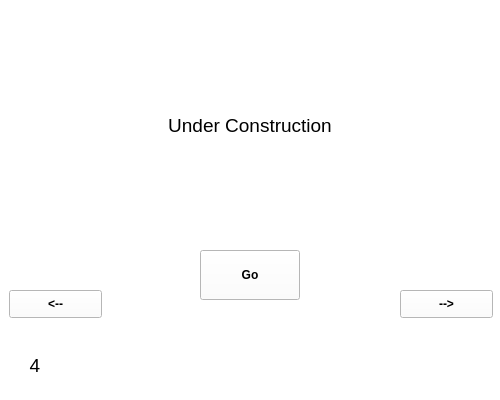
<?xml version="1.0" encoding="UTF-8"?>
<ui version="4.0">
 <class>Form</class>
 <widget class="QWidget" name="Form">
  <property name="geometry">
   <rect>
    <x>0</x>
    <y>0</y>
    <width>500</width>
    <height>400</height>
   </rect>
  </property>
  <property name="windowTitle">
   <string>Form</string>
  </property>
  <property name="styleSheet">
   <string notr="true">background-color: rgb(255, 255, 255);</string>
  </property>
  <widget class="QLabel" name="label">
   <property name="geometry">
    <rect>
     <x>10</x>
     <y>340</y>
     <width>50</width>
     <height>50</height>
    </rect>
   </property>
   <property name="font">
    <font>
     <pointsize>14</pointsize>
    </font>
   </property>
   <property name="text">
    <string>4</string>
   </property>
   <property name="alignment">
    <set>Qt::AlignCenter</set>
   </property>
  </widget>
  <widget class="QLabel" name="label_3">
   <property name="geometry">
    <rect>
     <x>150</x>
     <y>100</y>
     <width>200</width>
     <height>50</height>
    </rect>
   </property>
   <property name="font">
    <font>
     <pointsize>14</pointsize>
    </font>
   </property>
   <property name="text">
    <string>Under Construction</string>
   </property>
   <property name="alignment">
    <set>Qt::AlignCenter</set>
   </property>
  </widget>
  <widget class="QPushButton" name="pushButton">
   <property name="geometry">
    <rect>
     <x>400</x>
     <y>290</y>
     <width>93</width>
     <height>28</height>
    </rect>
   </property>
   <property name="font">
    <font>
     <weight>75</weight>
     <bold>true</bold>
    </font>
   </property>
   <property name="text">
    <string>--&gt;</string>
   </property>
  </widget>
  <widget class="QPushButton" name="pushButton_2">
   <property name="geometry">
    <rect>
     <x>200</x>
     <y>250</y>
     <width>100</width>
     <height>50</height>
    </rect>
   </property>
   <property name="font">
    <font>
     <weight>75</weight>
     <bold>true</bold>
    </font>
   </property>
   <property name="text">
    <string>Go</string>
   </property>
  </widget>
  <widget class="QPushButton" name="pushButton_3">
   <property name="geometry">
    <rect>
     <x>9</x>
     <y>290</y>
     <width>93</width>
     <height>28</height>
    </rect>
   </property>
   <property name="font">
    <font>
     <weight>75</weight>
     <bold>true</bold>
    </font>
   </property>
   <property name="text">
    <string>&lt;--</string>
   </property>
  </widget>
 </widget>
 <resources/>
 <connections/>
</ui>
